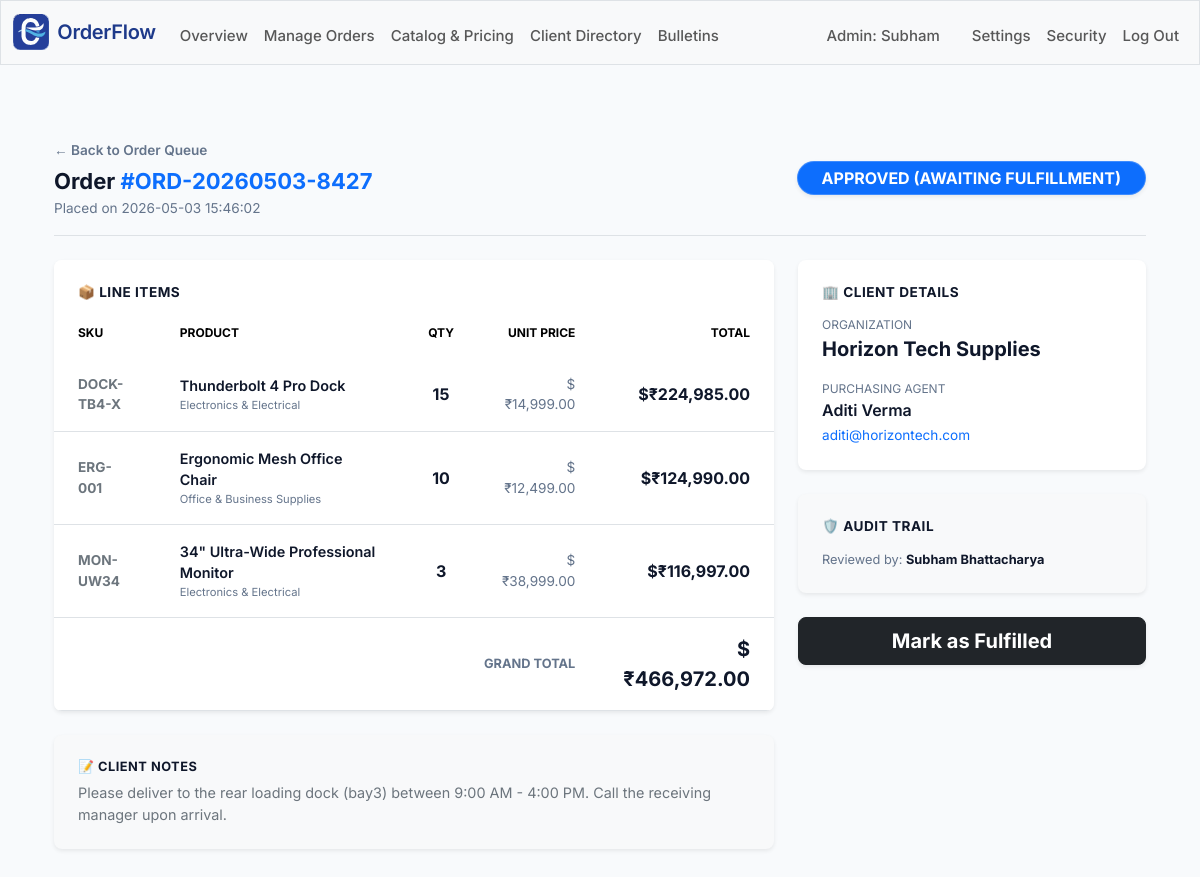
/admin/orders/4 (signed in), run on the app's committed database.
### tables this page shows
CREATE TABLE users (    id INTEGER PRIMARY KEY AUTOINCREMENT,    company_id INTEGER NOT NULL,    first_name TEXT NOT NULL,    last_name TEXT,    email TEXT UNIQUE NOT NULL,    hash TEXT NOT NULL,    role TEXT NOT NULL DEFAULT 'client',    is_active INTEGER NOT NULL DEFAULT 1,    created_at DATETIME DEFAULT CURRENT_TIMESTAMP, client_company_name TEXT DEFAULT NULL,    FOREIGN KEY (company_id) REFERENCES companies(id));

CREATE TABLE orders (    id INTEGER PRIMARY KEY AUTOINCREMENT,    company_id INTEGER NOT NULL,    user_id INTEGER NOT NULL,    order_number TEXT UNIQUE NOT NULL,    total_amount INTEGER NOT NULL,    status TEXT NOT NULL DEFAULT 'pending'        CHECK (status IN ('pending','approved','rejected','fulfilled')),    notes TEXT,    approved_by INTEGER,    created_at DATETIME DEFAULT CURRENT_TIMESTAMP,    FOREIGN KEY (company_id) REFERENCES companies(id),    FOREIGN KEY (user_id) REFERENCES users(id),    FOREIGN KEY (approved_by) REFERENCES users(id));

CREATE TABLE order_items (    id INTEGER PRIMARY KEY AUTOINCREMENT,    order_id INTEGER NOT NULL,    product_id INTEGER NOT NULL,    quantity INTEGER NOT NULL,    unit_price INTEGER NOT NULL,     FOREIGN KEY (order_id) REFERENCES orders(id),    FOREIGN KEY (product_id) REFERENCES products(id));

CREATE TABLE products (    id INTEGER PRIMARY KEY AUTOINCREMENT,    company_id INTEGER NOT NULL,    name TEXT NOT NULL,    description TEXT,    category TEXT,    sku TEXT NOT NULL,    base_price INTEGER NOT NULL,    tax_percentage REAL DEFAULT 0,    is_active INTEGER NOT NULL DEFAULT 1,    created_at DATETIME DEFAULT CURRENT_TIMESTAMP,    FOREIGN KEY (company_id) REFERENCES companies(id),    UNIQUE(company_id, sku));

### app.py (the view)
@app.route("/admin/orders/<int:order_id>")
@admin_required
def admin_order_details(order_id):
    user_data = db.execute(
        "SELECT first_name, company_id FROM users WHERE id = ?",
        session["user_id"]
    )
    if len(user_data) != 1:
        flash("Session error. Please log in again.", "danger")
        return redirect("/logout")
    username = user_data[0]["first_name"]
    company_id = user_data[0]["company_id"]
    target_order = db.execute(
        "SELECT orders.id AS id, orders.order_number AS order_number, orders.status AS status, orders.total_amount AS total_amount, orders.notes AS notes, orders.created_at AS created_at, u.first_name AS client_first, u.last_name AS client_last, u.email AS client_email, u.client_company_name AS client_company_name, a.first_name AS approver_first, a.last_name AS approver_last FROM orders JOIN users u ON orders.user_id = u.id LEFT JOIN users a ON orders.approved_by = a.id WHERE orders.id = ? AND orders.company_id = ?",
        order_id, company_id
    )
    if len(target_order) != 1:
        flash("Order not found or unauthorized access.", "danger")
        return redirect("/admin/orders")
    order = target_order[0]
    order["total_formatted"] = (order["total_amount"] / 100)
    items = db.execute(
        "SELECT order_items.quantity AS quantity, order_items.unit_price AS unit_price, products.sku AS sku, products.name AS name, products.category AS category FROM order_items JOIN products ON order_items.product_id = products.id WHERE order_items.order_id = ?",
        order_id
    )
    for item in items:
        item["unit_price_formatted"] = (item["unit_price"] / 100)
        item["line_total_formatted"] = ((item["unit_price"] * item["quantity"]) / 100)
    return render_template("admin_order_details.html", username=username, order=order, items=items)

### app.py (called while the page is built)
@app.after_request
def after_request(response):
    response.headers["Cache-Control"] = "no-cache, no-store, must-revalidate"
    response.headers["Expires"] = 0
    response.headers["Pragma"] = "no-cache"
    return response

### helpers.py (called while the page is built)
def admin_required(f):
    @wraps(f)
    def decorated_function(*args, **kwargs):
        if session.get("user_id") is None:
            return redirect("/login")
        rows = db.execute(
            "SELECT role FROM users WHERE id = ?",
            session["user_id"]
        )
        if len(rows) != 1 or rows[0]["role"] != "admin":
            flash("Access denied. Administrator privileges required.", "danger")
            return redirect("/")
        return f(*args, **kwargs)
    return decorated_function

def inr(value):
    return f"₹{value:,.2f}"

### templates/admin_order_details.html (shortened to what this page needs)
{% extends "layout.html" %}
{% block main %}
<div class="container py-4 text-start">
    <div class="d-flex justify-content-between align-items-center mb-4 pb-3 border-bottom">
        <div>
            <a href="/admin/orders" class="text-decoration-none text-muted fw-semibold mb-2 d-inline-block" style="font-size: 0.85rem;">
                &larr; Back to Order Queue
            </a>
            <h2 class="fw-bold text-dark mb-1">
                Order <span class="text-primary">#{{ order.order_number }}</span>
            </h2>
            <div class="text-muted" style="font-size: 0.85rem;">Placed on {{ order.created_at }}</div>
        </div>
        <div>
            {% if order.status == 'pending' %}
                <span class="badge bg-warning text-dark rounded-pill px-4 py-2 text-uppercase fs-6 shadow-sm"><span class="spinner-grow spinner-grow-sm me-2"></span> Pending Review</span>
            {% elif order.status == 'approved' %}
                <span class="badge bg-primary rounded-pill px-4 py-2 text-uppercase fs-6 shadow-sm">Approved (Awaiting Fulfillment)</span>
            {% elif order.status == 'fulfilled' %}
                <span class="badge bg-success rounded-pill px-4 py-2 text-uppercase fs-6 shadow-sm">Fulfilled</span>
            {% elif order.status == 'rejected' %}
                <span class="badge bg-danger rounded-pill px-4 py-2 text-uppercase fs-6 shadow-sm">Rejected</span>
            {% endif %}
        </div>
    </div>
    <div class="row g-4 mb-5">
        <div class="col-lg-8">
            <div class="card border-0 shadow-sm rounded-3 overflow-hidden">
                <div class="card-header bg-white border-bottom-0 pt-4 pb-2 px-4">
                    <h6 class="fw-bold text-dark text-uppercase mb-0" style="letter-spacing: 0.5px; font-size: 0.85rem;">📦 Line Items</h6>
                </div>
                <div class="table-responsive">
                    <table class="table align-middle mb-0">
                        <thead class="bg-light text-muted" style="font-size: 0.75rem; text-transform: uppercase;">
                            <tr>
                                <th class="py-3 px-4 border-bottom-0" style="width: 15%;">SKU</th>
                                <th class="py-3 px-4 border-bottom-0" style="width: 45%;">Product</th>
                                <th class="py-3 px-4 border-bottom-0 text-center" style="width: 10%;">Qty</th>
                                <th class="py-3 px-4 border-bottom-0 text-end" style="width: 15%;">Unit Price</th>
                                <th class="py-3 px-4 border-bottom-0 text-end" style="width: 15%;">Total</th>
                            </tr>
                        </thead>
                        <tbody class="border-top-0">
                            {% for item in items %}
                            <tr>
                                <td class="py-3 px-4 fw-bold text-secondary" style="font-size: 0.85rem;">{{ item.sku }}</td>
                                <td class="py-3 px-4 text-dark fw-semibold" style="font-size: 0.9rem;">
                                    {{ item.name }}
                                    <div class="text-muted fw-normal" style="font-size: 0.7rem;">{{ item.category }}</div>
                                </td>
                                <td class="py-3 px-4 text-center fw-bold text-dark">{{ item.quantity }}</td>
                                <td class="py-3 px-4 text-end text-muted" style="font-size: 0.85rem;">${{ item.unit_price_formatted | inr }}</td>
                                <td class="py-3 px-4 text-end fw-bold text-dark">${{ item.line_total_formatted | inr }}</td>
                            </tr>
                            {% endfor %}
                        </tbody>
                        <tfoot class="bg-light">
                            <tr>
                                <td colspan="4" class="py-3 px-4 text-end fw-bold text-muted text-uppercase" style="font-size: 0.8rem;">Grand Total</td>
                                <td class="py-3 px-4 text-end fw-bold text-dark fs-5">${{ order.total_formatted | inr }}</td>
                            </tr>
                        </tfoot>
                    </table>
                </div>
            </div>
            {% if order.notes %}
            <div class="card border-0 shadow-sm rounded-3 mt-4 p-4 bg-light">
                <h6 class="fw-bold text-dark text-uppercase mb-2" style="letter-spacing: 0.5px; font-size: 0.8rem;">📝 Client Notes</h6>
                <p class="text-secondary mb-0" style="font-size: 0.9rem;">{{ order.notes }}</p>
            </div>
            {% endif %}
        </div>
        <div class="col-lg-4">
            <div class="card border-0 shadow-sm rounded-3 p-4 mb-4">
                <h6 class="fw-bold text-dark text-uppercase mb-3" style="letter-spacing: 0.5px; font-size: 0.85rem;">🏢 Client Details</h6>
                <div class="mb-3">
                    <div class="text-muted" style="font-size: 0.75rem; text-transform: uppercase;">Organization</div>
                    <div class="fw-bold text-dark fs-5">{{ order.client_company_name }}</div>
                </div>
                <div>
                    <div class="text-muted" style="font-size: 0.75rem; text-transform: uppercase;">Purchasing Agent</div>
                    <div class="fw-semibold text-dark">{{ order.client_first }} {{ order.client_last }}</div>
                    <a href="mailto:{{ order.client_email }}" class="text-decoration-none text-primary" style="font-size: 0.85rem;">{{ order.client_email }}</a>
                </div>
            </div>
            <div class="card border-0 shadow-sm rounded-3 p-4 mb-4 bg-light">
                <h6 class="fw-bold text-dark text-uppercase mb-3" style="letter-spacing: 0.5px; font-size: 0.85rem;">🛡️ Audit Trail</h6>
                {% if order.approver_first %}
                    <div class="text-muted" style="font-size: 0.8rem;">
                        Reviewed by: <span class="fw-bold text-dark">{{ order.approver_first }} {{ order.approver_last }}</span>
                    </div>
                {% else %}
                    <div class="text-muted fst-italic" style="font-size: 0.8rem;">This order has not been reviewed yet.</div>
                {% endif %}
            </div>
            <div class="d-grid gap-2">
                {% if order.status == 'pending' %}
                    <form action="/admin/orders/update" method="POST" class="m-0 d-grid">
                        <input type="hidden" name="order_id" value="{{ order.id }}">
                        <input type="hidden" name="new_status" value="approved">
                        <button type="submit" class="btn btn-success btn-lg fw-bold shadow-sm action-btn">✓ Approve Order</button>
                    </form>
                    <form action="/admin/orders/update" method="POST" class="m-0 d-grid mt-2">
                        <input type="hidden" name="order_id" value="{{ order.id }}">
                        <input type="hidden" name="new_status" value="rejected">
                        <button type="submit" class="btn btn-outline-danger fw-bold shadow-sm action-btn">✕ Reject Order</button>
                    </form>
                {% elif order.status == 'approved' %}
                    <form action="/admin/orders/update" method="POST" class="m-0 d-grid">
                        <button type="submit" class="btn btn-dark btn-lg fw-bold shadow-sm action-btn">Mark as Fulfilled</button>
                    </form>
                {% endif %}
            </div>
        </div>
    </div>
</div>
{% endblock %}

### templates/layout.html (shortened to what this page needs)
<!DOCTYPE html>
<html lang="en">
    <head>
        <link href="https://cdn.jsdelivr.net/npm/bootstrap@5.3.8/dist/css/bootstrap.min.css" rel="stylesheet">
        <link rel="stylesheet" href="{{ url_for('static', filename='css/styles.css') }}">
    </head>
    <body class="{% block body_class %}{% endblock %}">
        <nav class="bg-light border navbar navbar-expand-md navbar-light">
            <div class="container-fluid">
                <a class="navbar-brand d-flex align-items-center" href="/">
                    <img src="{{ url_for('static', filename='images/logo.svg') }}"
                        alt="OrderFlow"
                        height="36"
                        class="me-2">
                    <span class="brand-text">OrderFlow</span>
                </a>
                <div class="collapse navbar-collapse" id="navbar">
                    {% if session["user_id"] %}
                        <ul class="navbar-nav me-auto mt-2">
                            {% if session.get("role") == "admin" %}
                                <li class="nav-item"><a class="nav-link" href="/admin">Overview</a></li>
                                <li class="nav-item"><a class="nav-link" href="/admin/orders">Manage Orders</a></li>
                                <li class="nav-item"><a class="nav-link" href="/admin/products">Catalog & Pricing</a></li>
                                <li class="nav-item"><a class="nav-link" href="/admin/clients">Client Directory</a></li>
                                <li class="nav-item"><a class="nav-link" href="/admin/bulletins">Bulletins</a></li>
                            {% else %}
                                <li class="nav-item"><a class="nav-link" href="/dashboard">Dashboard</a></li>
                                <li class="nav-item"><a class="nav-link" href="/catalog">Order Products</a></li>
                                <li class="nav-item"><a class="nav-link" href="/orders">My Orders</a></li>
                            {% endif %}
                        </ul>
                        <ul class="navbar-nav ms-auto mt-2">
                            <li class="nav-item me-3">
                                <span class="nav-link username-text">
                                    <span class="username-label">
                                        {% if session.get("role") == "admin" %}Admin:{% else %}User:{% endif %}
                                    </span>
                                    {{ username }}
                                </span>
                            </li>
                            {% if session.get("role") == "client" %}
                                <li class="nav-item"><a class="nav-link" href="/settings">Settings</a></li>
                                <li class="nav-item"><a class="nav-link" href="/change_password">Security</a></li>
                            {% else %}
                                <li class="nav-item"><a class="nav-link" href="/admin/settings">Settings</a></li>
                                <li class="nav-item"><a class="nav-link" href="/admin/change_password">Security</a></li>
                            {% endif %}
                            <li class="nav-item"><a class="nav-link" href="/logout">Log Out</a></li>
                        </ul>
                    {% endif %}
                </div>
            </div>
        </nav>
        <main class="container py-5 text-center">
            {% block main %}{% endblock %}
        </main>
    </body>
</html>

### static/css/styles.css (style rules this page uses)
.brand-text { font-weight: 600; font-size: 20px; letter-spacing: -0.3px; color: #1e3a8a; }
.nav-link { font-weight: 500; font-size: 15px; }
h2 { font-weight: 600; font-size: 22px; }
p { font-weight: 400; font-size: 15px; color: #475569; }
.navbar { border-bottom: 1px solid #e2e8f0; background-color: white; }
body { font-family: 'Inter', sans-serif; -webkit-font-smoothing: antialiased; color: #0f172a; background-color: #f8fafc; }
.text-muted { color: #64748b !important; }
.text-dark { color: #0f172a !important; }
.card { transition: transform 0.2s ease-in-out; border-radius: 0.75rem; }
body { background-color: #f8fafc; }
.card.shadow-sm { transition: transform 0.3s ease, box-shadow 0.3s ease; }
.badge.rounded-pill { font-weight: 700; padding: 0.4em 0.8em; border: 1px solid rgba(0,0,0,0.05); }
.action-btn { transition: all 0.2s ease; }
.badge.bg-primary { box-shadow: 0 0 12px rgba(13, 110, 253, 0.4); border: 1px solid rgba(255, 255, 255, 0.2); }

### data on the page
users: first_name "Subham", approver_first "Subham", approver_last "Bhattacharya"
orders: order_number "ORD-20260503-8427", created_at "2026-05-03 15:46:02", notes "Please deliver to the rear loading dock (bay3) between 9:00 AM - 4:00 PM. Call the receiving manager upon arrival."
order_items: sku "DOCK-TB4-X", name "Thunderbolt 4 Pro Dock", category "Electronics & Electrical", quantity "15", unit_price_formatted|inr "₹14,999.00", line_total_formatted|inr "₹224,985.00"
order_items: sku "ERG-001", name "Ergonomic Mesh Office Chair", category "Office & Business Supplies", quantity "10", unit_price_formatted|inr "₹12,499.00", line_total_formatted|inr "₹124,990.00"
order_items: sku "MON-UW34", name "34\" Ultra-Wide Professional Monitor", category "Electronics & Electrical", quantity "3", unit_price_formatted|inr "₹38,999.00", line_total_formatted|inr "₹116,997.00"
users: client_company_name "Horizon Tech Supplies", client_first "Aditi", client_last "Verma", client_email "aditi@horizontech.com"

### other printed values
{{ order.total_formatted | inr }} "₹466,972.00"
